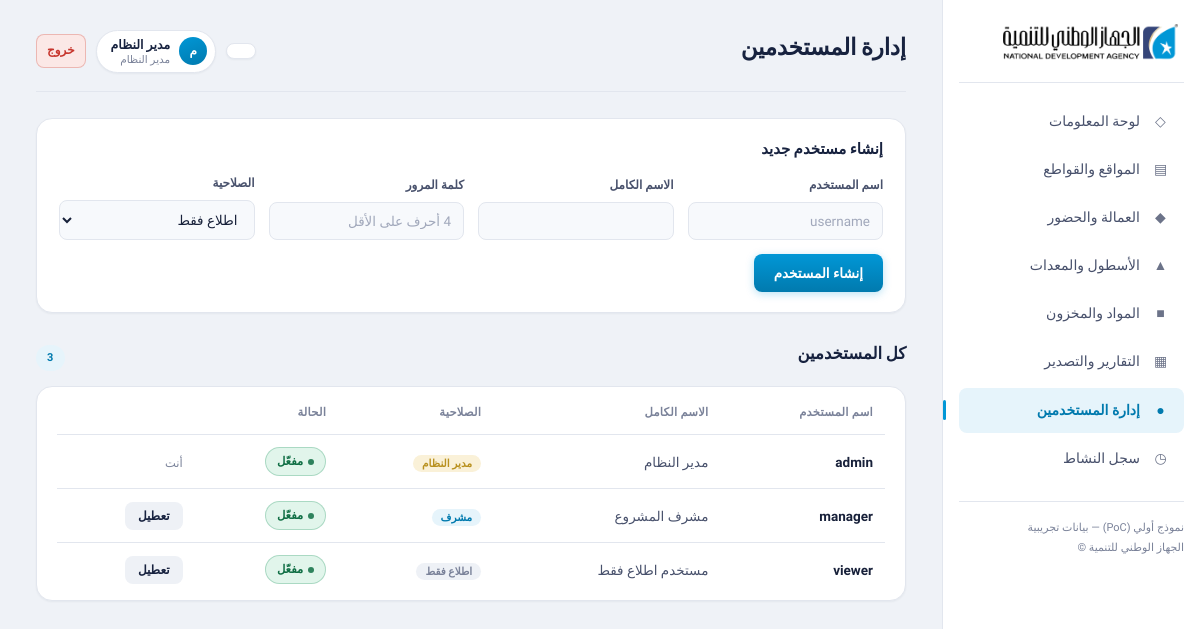
The app's page /users (signed in) with its own data.
### tables this page shows
CREATE TABLE users (
    id              INTEGER PRIMARY KEY AUTOINCREMENT,
    username        TEXT NOT NULL UNIQUE,
    password_hash   TEXT NOT NULL,
    full_name       TEXT NOT NULL,
    role            TEXT NOT NULL DEFAULT 'viewer',   -- admin | manager | viewer
    active          INTEGER DEFAULT 1,
    created_at      TEXT DEFAULT (datetime('now'))
);

### app.py (the view, shortened to what this page needs)
@app.route("/users", methods=["GET", "POST"])
@roles_required("admin")
def users():
    db = get_db()
    all_users = db.execute("SELECT * FROM users ORDER BY id").fetchall()
    db.close()
    return render_template("users.html", users=all_users, role_labels=ROLE_LABELS)

### app.py (called while the page is built)
def ensure_db():
    if not os.path.exists(DB_PATH):
        init_db(seed=True)

@app.before_request
def _before():
    ensure_db()

def roles_required(*roles):
    def decorator(view):
        @wraps(view)
        def wrapped(*args, **kwargs):
            if not session.get("user_id"):
                flash("يجب تسجيل الدخول أولاً", "error")
                return redirect(url_for("login", next=request.path))
            if session.get("role") not in roles:
                flash("ليست لديك صلاحية القيام بهذا الإجراء", "error")
                return redirect(request.referrer or url_for("dashboard"))
            return view(*args, **kwargs)
        return wrapped
    return decorator

@app.context_processor
def inject_user():
    return {
        "current_user": {
            "id": session.get("user_id"),
            "username": session.get("username"),
            "full_name": session.get("full_name"),
            "role": session.get("role"),
            "role_label": ROLE_LABELS.get(session.get("role"), ""),
        },
        "current_user_id": session.get("user_id"),
        "can_edit": session.get("role") in ("admin", "manager"),
        "is_admin": session.get("role") == "admin",
    }

### database.py (called while the page is built)
def get_db():
    conn = sqlite3.connect(DB_PATH)
    conn.row_factory = sqlite3.Row
    conn.execute("PRAGMA foreign_keys = ON")
    return conn

### templates/users.html (shortened to what this page needs)
{% extends "base.html" %}
{% block page_title %}إدارة المستخدمين{% endblock %}
{% block content %}
<div class="card section">
    <h2 class="card-title">إنشاء مستخدم جديد</h2>
    <form method="post" class="form-inline">
        <div class="field"><label>اسم المستخدم</label><input name="username" required placeholder="username"></div>
        <div class="field"><label>الاسم الكامل</label><input name="full_name" required></div>
        <div class="field"><label>كلمة المرور</label><input name="password" type="password" required placeholder="4 أحرف على الأقل"></div>
        <div class="field">
            <label>الصلاحية</label>
            <select name="role">
                <option value="viewer">اطلاع فقط</option>
            </select>
        </div>
        <button class="btn" type="submit">إنشاء المستخدم</button>
    </form>
</div>
<div class="section">
    <div class="section-head"><h2>كل المستخدمين</h2><span class="count-pill">{{ users|length }}</span></div>
    <div class="table-wrap"><div class="card-pad">
    <table>
        <thead><tr><th>اسم المستخدم</th><th>الاسم الكامل</th><th>الصلاحية</th><th>الحالة</th><th></th></tr></thead>
        <tbody>
        {% for u in users %}
            <tr>
                <td data-label="اسم المستخدم">{{ u.username }}</td>
                <td data-label="الاسم الكامل">{{ u.full_name }}</td>
                <td data-label="الصلاحية"><span class="role-pill role-{{ u.role }}">{{ role_labels.get(u.role, u.role) }}</span></td>
                <td data-label="الحالة">
                    {% if u.active %}<span class="badge badge-green">مفعّل</span>{% else %}<span class="badge badge-red">معطّل</span>{% endif %}
                </td>
                <td data-label="">
                    {% if u.id != current_user_id %}
                    <form method="post" action="{{ url_for('toggle_user', user_id=u.id) }}">
                        <button class="btn btn-small btn-ghost" type="submit">{{ 'تعطيل' if u.active else 'تفعيل' }}</button>
                    </form>
                    {% else %}
                    <span class="muted" style="font-size:11.5px;">أنت</span>
                    {% endif %}
                </td>
            </tr>
        {% endfor %}
        </tbody>
    </table>
    </div></div>
</div>
{% endblock %}

### templates/base.html (shortened to what this page needs)
<!DOCTYPE html>
<html lang="ar" dir="rtl">
<head>
<link rel="stylesheet" href="{{ url_for('static', filename='style.css') }}">
</head>
<body>
<div class="shell">
    <aside class="sidebar" id="sidebar">
        <div class="brand">
            <img class="brand-logo" src="{{ url_for('static', filename='logo.png') }}" alt="الجهاز الوطني للتنمية">
        </div>
        <nav class="nav">
            <a href="{{ url_for('dashboard') }}" class="{{ 'active' if request.endpoint=='dashboard' }}">
                <span class="nav-ico">◇</span> لوحة المعلومات
            </a>
            <a href="{{ url_for('sites') }}" class="{{ 'active' if request.endpoint in ['sites','site_detail'] }}">
                <span class="nav-ico">▤</span> المواقع والقواطع
            </a>
            <a href="{{ url_for('workers') }}" class="{{ 'active' if request.endpoint=='workers' }}">
                <span class="nav-ico">◆</span> العمالة والحضور
            </a>
            <a href="{{ url_for('equipment') }}" class="{{ 'active' if request.endpoint=='equipment' }}">
                <span class="nav-ico">▲</span> الأسطول والمعدات
            </a>
            <a href="{{ url_for('materials') }}" class="{{ 'active' if request.endpoint=='materials' }}">
                <span class="nav-ico">■</span> المواد والمخزون
            </a>
            <a href="{{ url_for('reports') }}" class="{{ 'active' if request.endpoint=='reports' }}">
                <span class="nav-ico">▦</span> التقارير والتصدير
            </a>
            {% if is_admin %}
            <a href="{{ url_for('users') }}" class="{{ 'active' if request.endpoint=='users' }}">
                <span class="nav-ico">●</span> إدارة المستخدمين
            </a>
            <a href="{{ url_for('activity_log_view') }}" class="{{ 'active' if request.endpoint=='activity_log_view' }}">
                <span class="nav-ico">◷</span> سجل النشاط
            </a>
            {% endif %}
        </nav>
        <div class="sidebar-foot">نموذج أولي (PoC) — بيانات تجريبية<br>الجهاز الوطني للتنمية © {{ today[:4] if today else '' }}</div>
    </aside>
    <main class="content">
        <header class="topbar">
            <h1>{% block page_title %}{% endblock %}</h1>
            <div class="topbar-actions">
                <div class="topbar-date">{{ today if today else '' }}</div>
                {% if current_user.username %}
                <div class="user-chip">
                    <div class="avatar">{{ current_user.full_name[0] if current_user.full_name else '؟' }}</div>
                    <div class="u-meta">
                        <span class="u-name">{{ current_user.full_name }}</span>
                        <span class="u-role">{{ current_user.role_label }}</span>
                    </div>
                </div>
                <a class="logout-link" href="{{ url_for('logout') }}">خروج</a>
                {% endif %}
            </div>
        </header>
        {% block content %}{% endblock %}
    </main>
</div>
</body>
</html>

### records on screen
users: full_name "مدير النظام", role_label "مدير النظام", username "admin", get "مدير النظام", active "مفعّل", shows "أنت"
users: username "manager", full_name "مشرف المشروع", get "مشرف", shows "مفعّل", active "تعطيل"
users: username "viewer", full_name "مستخدم اطلاع فقط", get "اطلاع فقط", shows "مفعّل", active "تعطيل"

### other values on screen
{{ current_user.full_name[0] if current_user.full_name else '؟' }} "م"
{{ users|length }} "3"
